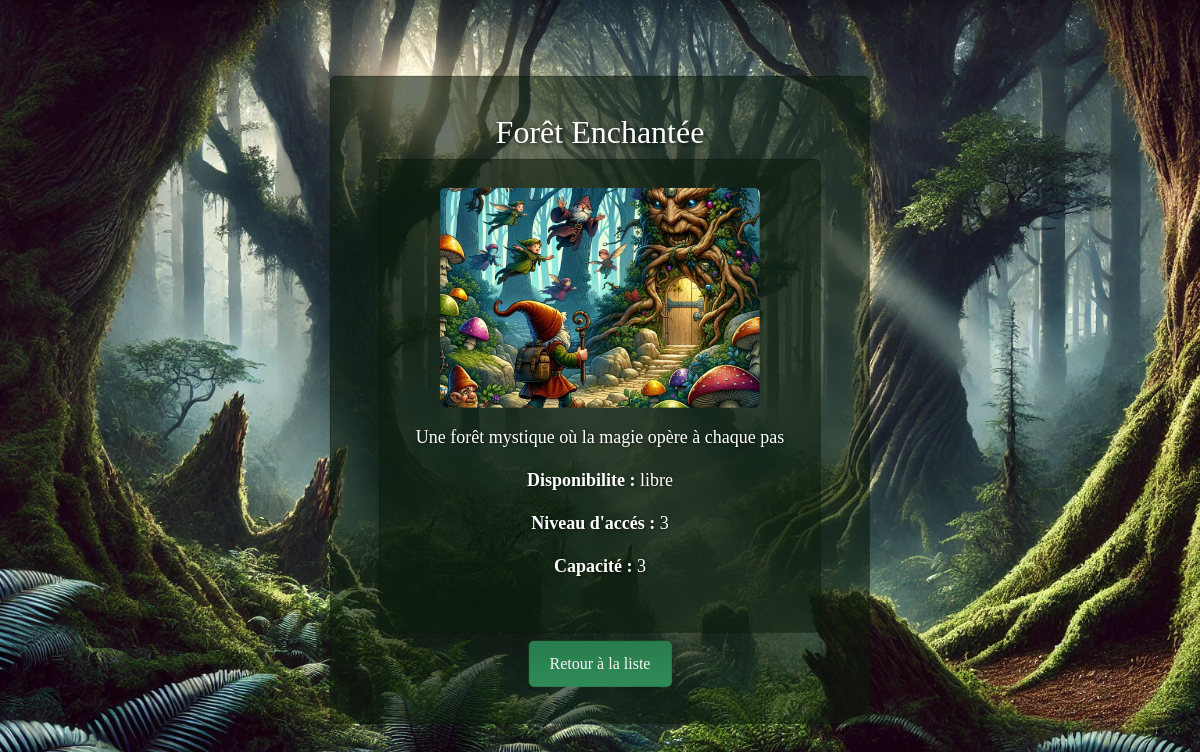
/lieu/L002/, run on the app's committed database.
### jeu_de_role/models.py (models this page shows, shortened)
class Lieu(models.Model):
    id_lieu = models.CharField(max_length=100, primary_key=True)
    nom = models.CharField(max_length=100)
    description = models.TextField(null=True, blank=True)
    type_lieu = models.CharField(max_length=50, choices=[('forteresse', 'Forteresse'), ('forêt', 'Forêt'), ('village', 'Village'), ('donjon', 'Donjon')])
    disponibilite = models.CharField(max_length=20, choices=[('libre', 'Libre'), ('occupé', 'Occupé')])
    niveau_acces = models.IntegerField(default=1)
    capacite_max = models.IntegerField(default=10)
    photo = models.ImageField(upload_to='lieux/')

### jeu_de_role/views.py (the view)
# urls.py: path('lieu/<str:pk>/', views.lieu_detail, name='lieu_detail'),
def lieu_detail(request, pk):
    lieu = get_object_or_404(Lieu, pk=pk)
    return render(request, 'jeu_de_role/lieu_detail.html', {'lieu': lieu})

### jeu_de_role/templates/jeu_de_role/lieu_detail.html (shortened to what this page needs)
{% extends 'jeu_de_role/explore.html' %}
{% block content %}
<h2 class="text-center mb-2">{{ lieu.nom }}</h2>
<div class="container mt-2">
    <div class="card shadow-lg h-100 d-flex flex-column">
        <img src="{{ lieu.photo.url }}" class="img-fluid mt-2 rounded d-block mx-auto" style="width: 320px;"  alt="{{ character.lieu.nom }}">
        <div class="card-body text-center">
            <p><strong></strong> {{ lieu.description}}</p>
            <p><strong>Disponibilite :</strong> {{ lieu.disponibilite }}</p>
            <p><strong>Niveau d'accés :</strong> {{ lieu.niveau_acces }}</p>
            <p><strong>Capacité :</strong> {{ lieu.capacite_max }}</p>
        </div>
    </div>
    <div class="text-center">
        <a href="{% url 'explore' %}?tab=lieux" class="btn mt-2 btn-lg">Retour à la liste</a>
    </div>
</div>
{% endblock %}

### static/jeu_de_role/css/jeu_de_role.css (style rules this page uses)
* { margin: 0; padding: 0; font-family: "Dela Gothic One"; }
body { background-image: url('/static/jeu_de_role/images/img1.jpg'); background-size: cover; background-position: center; background-attachment: fixed; height: 100vh; margin: 0; }
h2 { color: rgb(255, 255, 255); margin-bottom: 20px; text-shadow: 2px 2px 4px rgba(0, 0, 0, 0.7); }
p { color: rgb(255, 255, 255); font-size: 18px; text-shadow: 1px 1px 3px rgba(0, 0, 0, 0.5); }
.card { background-color: rgba(13, 27, 13, 0.6); margin-top: 0; padding: 20px; }
.center a { background-color: #2E8B57; text-decoration: none; color: white; padding: 10px 20px; border-radius: 5px; text-align: center; }
.card img { height: 220px; border-radius: 10px 10px 0 0; object-fit: cover; }
.btn-lg { font-size: 16px;; background-color: #2E8B57; border-color: #2E8B57; }

### data on the page
Lieu: nom "Forêt Enchantée", photo (picture), description "Une forêt mystique où la magie opère à chaque pas", disponibilite "libre", niveau_acces "3", capacite_max "3"
